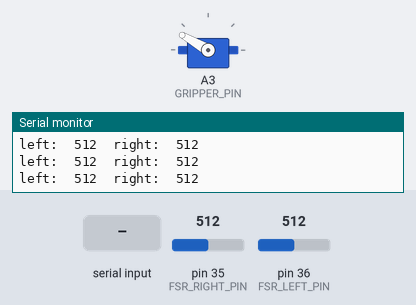
Bench run of a program on a simulated Teensy 3. On the bench: servo, the last lines printed to the serial monitor. The test bench sets the inputs (shaded band); at power-on: pin 35 (FSR_RIGHT_PIN) = 512, pin 36 (FSR_LEFT_PIN) = 512.

Above: at 1.2 s.
1.3 s: "90,45\n" received over Serial
At 2.5 s:
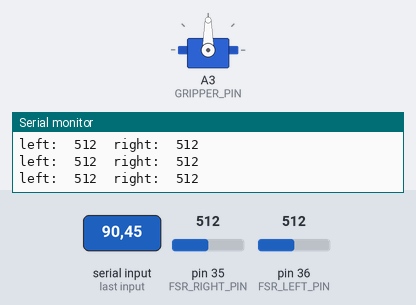
2.8 s: "5\n" received over Serial
At 3.8 s:
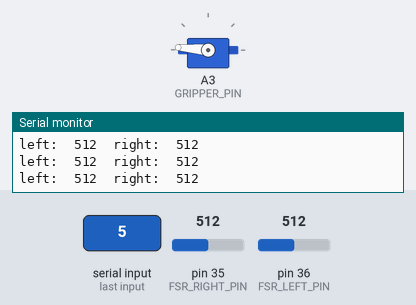
4.3 s: "200\n" received over Serial
At 5.0 s:
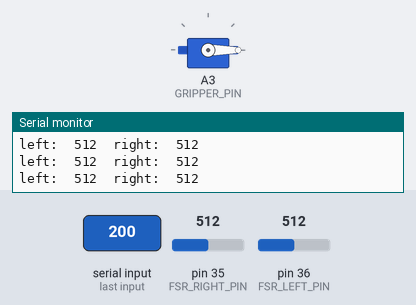
5.8 s: "30,150\n" received over Serial
At 6.1 s:
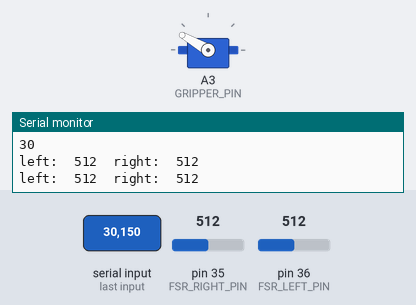
7.3 s: "90\n" received over Serial
At 8.5 s:
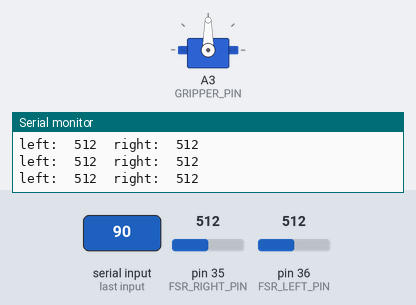
Timing chart, 0 to 9.8 s (numbered marks = the images above; inputs shaded):
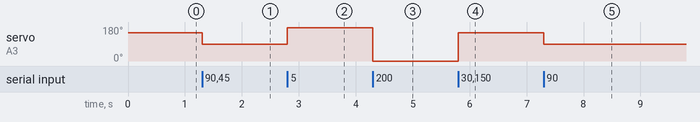

The program:

main.cpp
```cpp
#include <Arduino.h>
#include <Servo.h>

#define COMM_SERIAL Serial

Servo gripper_servo;
#define GRIPPER_PIN 17

#define INVERT_GRIPPER_SERVO

#define MAX_POS 180
#define MIN_POS 0
#define OPEN_POS 30
#define CLOSE_POS 160
int gripper_pos = 0;

// FSRs
#define FSR_LEFT_PIN 36
#define FSR_RIGHT_PIN 35

uint32_t fsr_report_timer = 0;
#define FSR_REPORT_INTERVAL 100


int get_left_fsr() {
    return analogRead(FSR_LEFT_PIN);
}

int get_right_fsr() {
    return analogRead(FSR_RIGHT_PIN);
}

void set_servo(int pos)
{
    pos = max(MIN_POS, min(pos, MAX_POS));

    #ifdef INVERT_GRIPPER_SERVO
    gripper_servo.write(MAX_POS - pos);
    #else
    gripper_servo.write(pos);
    #endif

    gripper_pos = pos;
}


bool fsrs_activated(int threshold) {
    return get_left_fsr() > threshold || get_right_fsr() > threshold;
}

void open_gripper()
{
    set_servo(OPEN_POS);
}

void close_gripper(int threshold)
{
    while (!fsrs_activated(threshold)) {
        if (gripper_pos >= CLOSE_POS) {
            return;
        }
        set_servo(gripper_pos + 1);
        delay(10);
    }
}

void setup()
{
    COMM_SERIAL.begin(9600);
    gripper_servo.attach(GRIPPER_PIN);
    open_gripper();

    pinMode(FSR_LEFT_PIN, INPUT);
    pinMode(FSR_RIGHT_PIN, INPUT);
}

void loop()
{
    if (COMM_SERIAL.available()) {
        String command = COMM_SERIAL.readStringUntil('\n');

        char c = command.charAt(0);

        if (c == 't') {
            if (gripper_pos == OPEN_POS) {
                int grip_threshold = 40;
                if (command.length() > 2) {
                    grip_threshold = command.substring(1).toInt();
                }
                close_gripper(grip_threshold);
                COMM_SERIAL.print("pos:\t");
                COMM_SERIAL.println(gripper_pos);
            }
            else {
                open_gripper();
            }
        }
        else {
            int pos = command.toInt();
            COMM_SERIAL.println(pos);
            set_servo(pos);
        }
    }

    if (millis() - fsr_report_timer > FSR_REPORT_INTERVAL) {
        COMM_SERIAL.print("left:\t");
        COMM_SERIAL.print(get_left_fsr());
        COMM_SERIAL.print("\tright:\t");
        COMM_SERIAL.println(get_right_fsr());

        fsr_report_timer = millis();
    }
}
```

Measured:
- after the input at 1.3 s, servo on A3 (GRIPPER_PIN): 150° → 90° at once
- after the input at 2.8 s, servo on A3 (GRIPPER_PIN): 90° → 175° at once
- after the input at 4.3 s, servo on A3 (GRIPPER_PIN): 175° → 0° at once
- after the input at 5.8 s, servo on A3 (GRIPPER_PIN): 0° → 150° at once
- after the input at 7.3 s, servo on A3 (GRIPPER_PIN): 150° → 90° at once
